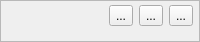
<?xml version="1.0" encoding="UTF-8"?>
<ui version="4.0">
 <class>gWidgetNode</class>
 <widget class="QFrame" name="gWidgetNode">
  <property name="geometry">
   <rect>
    <x>0</x>
    <y>0</y>
    <width>200</width>
    <height>42</height>
   </rect>
  </property>
  <property name="windowTitle">
   <string>Frame</string>
  </property>
  <property name="frameShape">
   <enum>QFrame::StyledPanel</enum>
  </property>
  <property name="frameShadow">
   <enum>QFrame::Raised</enum>
  </property>
  <layout class="QHBoxLayout" name="horizontalLayout">
   <property name="topMargin">
    <number>0</number>
   </property>
   <property name="rightMargin">
    <number>0</number>
   </property>
   <item>
    <spacer name="horizontalSpacer">
     <property name="orientation">
      <enum>Qt::Horizontal</enum>
     </property>
     <property name="sizeHint" stdset="0">
      <size>
       <width>40</width>
       <height>20</height>
      </size>
     </property>
    </spacer>
   </item>
   <item>
    <widget class="QToolButton" name="toolButton">
     <property name="text">
      <string>...</string>
     </property>
    </widget>
   </item>
   <item>
    <widget class="QToolButton" name="toolButton_2">
     <property name="text">
      <string>...</string>
     </property>
    </widget>
   </item>
   <item>
    <widget class="QToolButton" name="toolButton_3">
     <property name="text">
      <string>...</string>
     </property>
    </widget>
   </item>
   <item>
    <widget class="gWidgetTxRx" name="widget" native="true"/>
   </item>
  </layout>
 </widget>
 <customwidgets>
  <customwidget>
   <class>gWidgetTxRx</class>
   <extends>QWidget</extends>
   <header>gwidgettxrx.h</header>
   <container>1</container>
  </customwidget>
 </customwidgets>
 <resources/>
 <connections/>
</ui>
